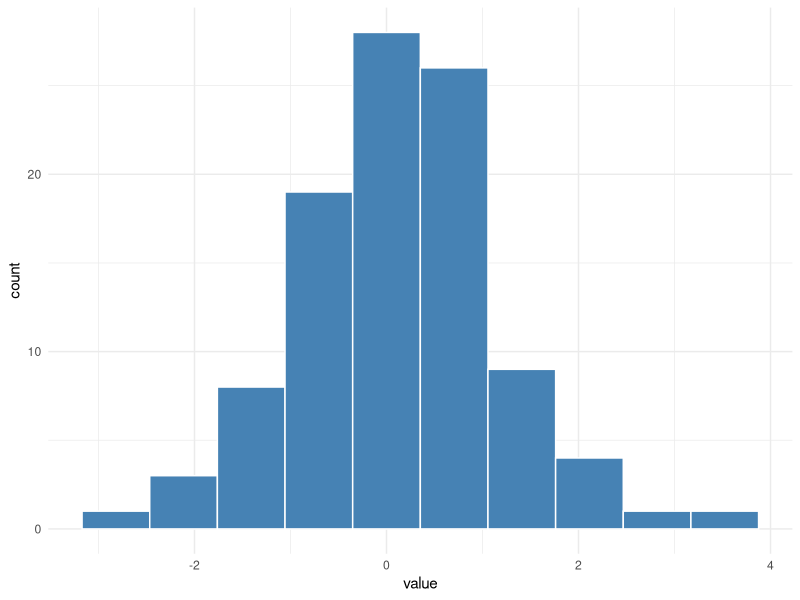
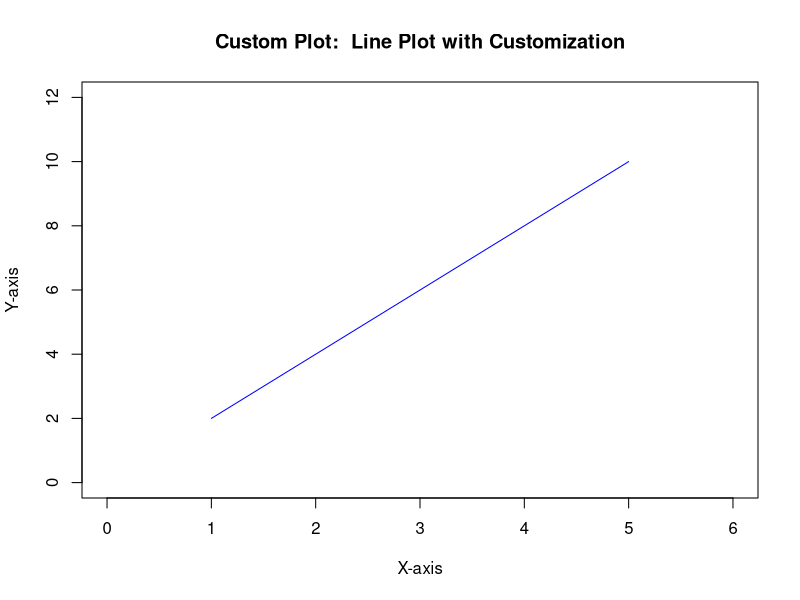
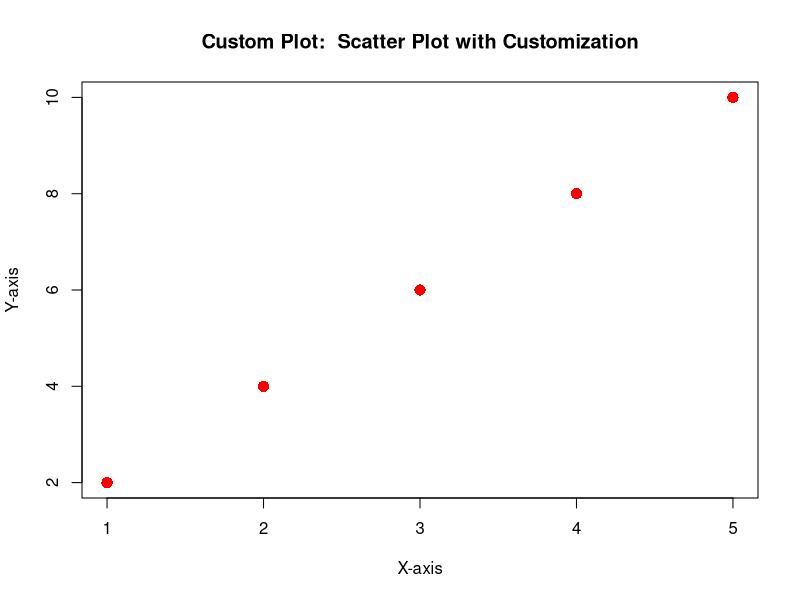

Write R code to recreate these figures, in order.
## ---- chunk 1

# Define a function named 'square'
square <- function(x) {
  result <- x^2
  return(result)
}

# Usage of the function
squared_value <- square(4)
print(squared_value)


## ---- chunk 2

power_function <- function(x, exponent = 2) {
  result <- x ^ exponent
  return(result)
}

## ---- chunk 3

# Usage
power_of_3 <- power_function(3)
print(power_of_3) 

power_of_3_cubed <- power_function(3, 3)
print(power_of_3_cubed) 


## ---- chunk 4

sum_all <- function(...) {
  numbers <- c(...)
  result <- sum(numbers)
  return(result)
}

## ---- chunk 5

# Usage
total_sum1 <- sum_all(1, 2, 3, 4, 5)
print(total_sum1)  

total_sum2 <- sum_all(10, 20, 30)
print(total_sum2) 

## ---- chunk 6

calculate_sum <- function(x, y) {
  result <- x + y
  return(result)
}

# Usage
sum_result <- calculate_sum(3, 5)
print(sum_result) 


## ---- chunk 7

# Usage
result1 <- calculate_sum(10, 15)
print(result1)

result2 <- calculate_sum(-5, 8)
print(result2)


## ---- chunk 8
summary_stats <- function(x) {
  mean_x <- mean(x, na.rm = TRUE)
  median_x <- median(x, na.rm = TRUE)
  sd_x <- sd(x, na.rm = TRUE)
  
  return(list(
    mean = mean_x,
    median = median_x,
    sd = sd_x
  ))
}

data <- c(10, 20, 30, 40, 50)
result <- summary_stats(data)

result$mean    # 30
result$median  # 30
result$sd      # 15.81

## ---- chunk 9
#| warning: FALSE
#| messages: FALSE
library(ggplot2)

analyze_distribution <- function(x) {
  df <- data.frame(
    value = x,
    z = scale(x)
  )
  
  plot <- ggplot(df, aes(x = value)) +
    geom_histogram(bins = 10, fill = "steelblue", color = "white") +
    theme_minimal()
  
  return(list(
    table = df,
    histogram = plot
  ))
}

data <- rnorm(100)
output <- analyze_distribution(data)

head(output$table)     # Shows the first few rows of the table
output$histogram       # Displays the ggplot2 histogram
## ---- chunk 10
library(tibble)

multi_return <- function(x) {
  tibble(
    input = list(x),
    summary = list(summary(x)),
    sd = sd(x)
  )
}
## ---- chunk 11

# Define a function named 'calculate_mean'
calculate_mean <- function(numbers) {
  # Check if 'numbers' is numeric
  if (!is.numeric(numbers)) {
    stop("Input must be a numeric vector.")
  }

  # Calculate the mean
  result <- mean(numbers)
  
  # Return the mean
  return(result)
}

# Usage of the function
numeric_vector <- c(2, 4, 6, 8, 10)
mean_result <- calculate_mean(numeric_vector)
print(mean_result)
## ---- chunk 12

# Define a function to calculate exponential growth
calculate_exponential_growth <- function(initial_value, growth_rate, time_period) {
  final_value <- initial_value * (1 + growth_rate)^time_period
  return(final_value)
}

# Usage of the function
initial_value <- 1000  # Initial quantity
growth_rate <- 0.05    # 5% growth rate
time_period <- 3       # 3 years

final_result <- calculate_exponential_growth(initial_value, growth_rate, time_period)
print(final_result)  

## ---- chunk 13

# Define a function to calculate compound interest
calculate_compound_interest <- function(principal, rate, time, compounding_frequency) {
  amount <- principal * (1 + rate/compounding_frequency)^(compounding_frequency*time)
  interest <- amount - principal
  return(interest)
}

# Usage of the function
initial_principal <- 1000  # Initial investment
annual_interest_rate <- 0.05  # 5% annual interest rate
investment_time <- 3  # 3 years
compounding_frequency <- 12  # Monthly compounding

compound_interest_result <- calculate_compound_interest(initial_principal, annual_interest_rate, investment_time, compounding_frequency)
print(compound_interest_result)

## ---- chunk 14

# Define a custom plotting function with ellipsis
custom_plot <- function(x_values, y_values, ..., plot_type = "line", title = "Custom Plot") {
  plot_title <- paste("Custom Plot: ", title)
  
  if (plot_type == "line") {
    plot(x_values, y_values, type = "l", col = "blue", main = plot_title, xlab = "X-axis", ylab = "Y-axis", ...)
  } else if (plot_type == "scatter") {
    plot(x_values, y_values, col = "red", main = plot_title, xlab = "X-axis", ylab = "Y-axis", ...)
  } else {
    warning("Invalid plot type. Defaulting to line plot.")
    plot(x_values, y_values, type = "l", col = "blue", main = plot_title, xlab = "X-axis", ylab = "Y-axis", ...)
  }
}

# Usage of the custom plotting function with ellipsis
x_data <- c(1, 2, 3, 4, 5)
y_data <- c(2, 4, 6, 8, 10)

# Create a line plot with additional customization (e.g., xlim, ylim)
custom_plot(x_data, y_data, plot_type = "line", xlim = c(0, 6), ylim = c(0, 12), title = "Line Plot with Customization")

# Create a scatter plot with additional customization (e.g., pch, cex)
custom_plot(x_data, y_data, plot_type = "scatter", pch = 16, cex = 1.5, title = "Scatter Plot with Customization")


## ---- chunk 15

# Good example
calculate_mean <- function(data) {
  # Function body using 'data'
}

